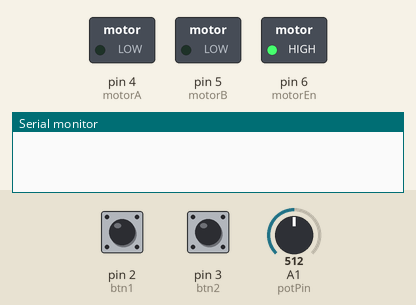
This sketch was run on a simulated Arduino Uno, built with avr-gcc and run on an emulated ATmega328P. Parts: switched loads named in the sketch (green lamp = pin HIGH), the last lines printed to the serial monitor. Dashed ring = blinking. Inputs (shaded band) come from the test bench; at power-on: pin 3 (btn2) LOW, pin 2 (btn1) LOW, A1 (potPin) = 512.

Above: at 1.2 s.
1.3 s: pin 3 (btn2) pulled HIGH for 1 s
At 1.54 s:
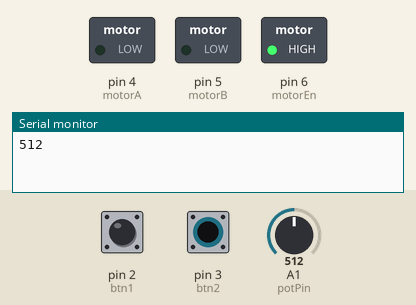
3.8 s: pin 3 (btn2) pulled HIGH for 3.2 s
At 6.9 s:
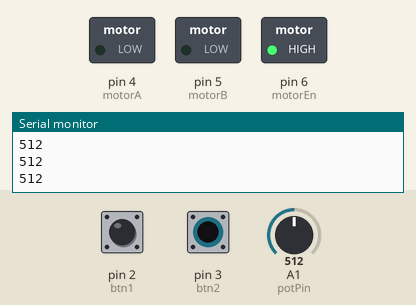
Timing chart, 0 to 8.4 s (numbered marks = the images above; inputs shaded):
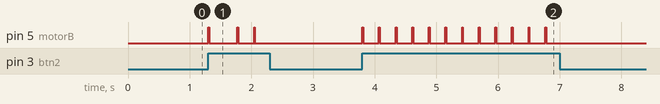

Measured:
- after the input at 1.3 s, pin 5 (motorB): goes HIGH 0.02 s, LOW 0.46 s, HIGH 0.02 s, LOW 0.25 s, HIGH 0.02 s, then LOW, starting at once
- after the input at 3.8 s, pin 5 (motorB): alternates HIGH for 0.02 s and LOW for 0.25 s, 24 changes in all, then stays LOW, starting at once

The sketch:

motor_control.ino
```cpp
#include <Adafruit_SSD1306.h>
#include <splash.h>

#define potPin A1

int btn1 = 2;
int btn2 = 3;
int motorA = 4;
int motorB = 5;
int motorEn = 6;

int potPos = 0;
int Kp = 10;
int Ki = 0;
int Kd = 10;
int lastErr = 0;
int intgErr = 0;

void setup() {
  // put your setup code here, to run once:
  pinMode(btn1, INPUT);
  pinMode(btn2, INPUT);
  pinMode(motorA, OUTPUT);
  pinMode(motorB, OUTPUT);
  pinMode(motorEn, OUTPUT);
  pinMode(potPin, INPUT);
  Serial.begin(9600);

  analogWrite(motorEn, 255);
  potPos = analogRead(potPin);
}

void loop() {
  // put your main code here, to run repeatedly:
  int btn1_sts = digitalRead(btn1);
  int btn2_sts = digitalRead(btn2);

//  Serial.print(btn1_sts);
//  Serial.print("  ");
//  Serial.println(btn2_sts);

  if (btn1_sts == 1) {
    moveMotor(100);
  }
  else if (btn2_sts == 1) {
    moveMotor(0);
  }
  else {
    digitalWrite(motorA, LOW);
    digitalWrite(motorB, LOW);
  }


}

void moveMotor(int percent) {
  int curPos = analogRead(potPin);
  Serial.println(curPos);

  int targetPos = map(percent,0,100,0,1023);
  int curErr = targetPos - curPos;
  int pidVal = Kp*curErr + Ki*intgErr + Kd*(curErr-lastErr);

  int spd = min(pidVal, 1000);
  if (spd > 0) {
    digitalWrite(motorA, LOW);
    digitalWrite(motorB, HIGH);
  }
  else {
    digitalWrite(motorA, LOW);
    digitalWrite(motorB, HIGH);
  }

  int reducer = map(spd,0,1000,40,0);
  delay(15);
  digitalWrite(motorA, LOW);
  digitalWrite(motorB, LOW);
  delay(10+reducer);

  if (curErr*lastErr <= 0) {
    intgErr = 0;
  }
  else {
    intgErr += curErr;
  }
  lastErr = curErr;
}

void rotate(int spd) {

}
```
